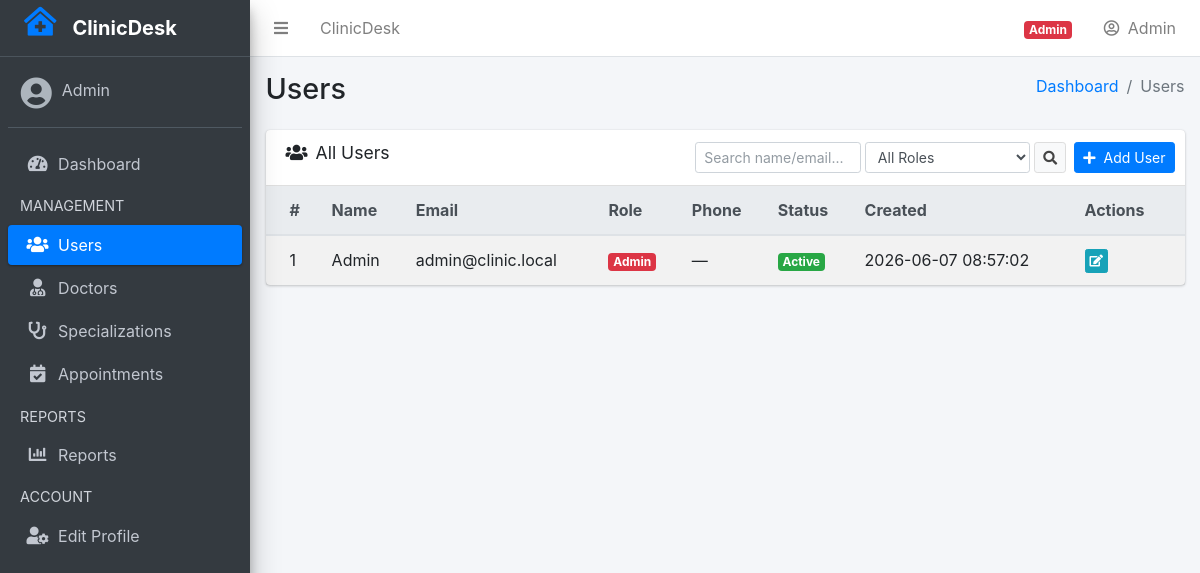
The app's page /index.php?page=users&action=index (signed in) with its own data.
### tables this page shows
CREATE TABLE IF NOT EXISTS users (
    id         INT UNSIGNED AUTO_INCREMENT PRIMARY KEY,
    name       VARCHAR(120)  NOT NULL,
    email      VARCHAR(180)  NOT NULL UNIQUE,
    password   VARCHAR(255)  NOT NULL,
    role       ENUM('admin','doctor','patient') NOT NULL DEFAULT 'patient',
    phone      VARCHAR(20)   DEFAULT NULL,
    avatar     VARCHAR(255)  DEFAULT NULL,
    is_active  TINYINT(1)    NOT NULL DEFAULT 1,
    first_login TINYINT(1)   NOT NULL DEFAULT 1,    
    created_at TIMESTAMP     NOT NULL DEFAULT CURRENT_TIMESTAMP
);

### controllers/UserController.php (called while the page is built, shortened)
<?php
require_once __DIR__ . '/../models/UserModel.php';
$action = $_GET['action'] ?? 'index';
match ($action) {
    'index'           => listUsers(),
    'create'          => showCreate(),
    'store'           => storeUser(),
    'edit'            => showEdit(),
    'update'          => updateUser(),
    'toggle'          => toggleUser(),
    'profile'         => showProfile(),
    'update_profile'  => updateProfile(),
    'change_password' => changePassword(),
    default           => redirect(url('users', 'index')),
};
function listUsers(): void
{
    $userModel   = new UserModel();
    $search      = sanitize($_GET['search'] ?? '');
    $roleFilter  = sanitize($_GET['role']   ?? '');
    $currentPage = max(1, (int)($_GET['p']  ?? 1));
    $total = $userModel->countAll($roleFilter, $search);
    $pager = new Paginator($total, ITEMS_PER_PAGE, $currentPage);
    $users = $userModel->getAllPaginated($pager->offset(), ITEMS_PER_PAGE, $roleFilter, $search);
    require_once __DIR__ . '/../views/users/index.php';
}

### core/helpers.php (called while the page is built, shortened)
<?php
function e(mixed $value): string
{
    return htmlspecialchars((string) $value, ENT_QUOTES, 'UTF-8');
}
function sanitize(string $value): string
{
    return trim(strip_tags($value));
}
function formatDate(string $date): string
{
    $d = DateTime::createFromFormat('Y-m-d', $date);
    return $d ? $d->format('d M Y') : e($date);
}
function url(string $page, string $action = '', array $extra = []): string
{
    $params = array_filter(['page' => $page, 'action' => $action] + $extra);
    return BASE_URL . '/index.php?' . http_build_query($params);
}

### core/Auth.php (called while the page is built, shortened)
<?php
class Auth
{
    public static function currentUser(): ?array
    {
        return $_SESSION['user'] ?? null;
    }
}

### core/Database.php (called while the page is built, shortened)
<?php
class Database
{
    private static ?Database $instance = null;
    private mysqli $conn;
    private function __construct()
    {
        $this->conn = new mysqli(DB_HOST, DB_USER, DB_PASS, DB_NAME);
        $this->conn->set_charset(DB_CHARSET);
    }
    public static function getInstance(): self
    {
        if (self::$instance === null) {
            self::$instance = new self();
        }
        return self::$instance;
    }
    public function query(string $sql, string $types = '', array $params = []): mixed
    {
        $stmt = $this->conn->prepare($sql);
        if ($types !== '' && count($params) > 0) {
            $stmt->bind_param($types, ...$params);
        }
        if (!$stmt->execute()) {
            error_log('Execute failed: ' . $stmt->error . ' | SQL: ' . $sql);
            $stmt->close();
            return false;
        }
        $result = $stmt->get_result();
        return ($result !== false) ? $result : true;
    }
}

### models/BaseModel.php (called while the page is built, shortened)
<?php
require_once __DIR__ . '/../core/Database.php';
abstract class BaseModel
{
    protected Database $db;
    public function __construct()
    {
        $this->db = Database::getInstance();
    }
    protected function execute(string $sql, string $types = '', array $params = []): mixed
    {
        return $this->db->query($sql, $types, $params);
    }
    protected function fetchAll(mixed $result): array
    {
        return $result->fetch_all(MYSQLI_ASSOC);
    }
    protected function fetchOne(mixed $result): ?array
    {
        $row = $result->fetch_assoc();
        return $row ?: null;
    }
}

### models/UserModel.php (called while the page is built, shortened)
<?php
require_once __DIR__ . '/BaseModel.php';
class UserModel extends BaseModel
{
    public function getAllPaginated(int $offset, int $perPage, string $role = '', string $search = ''): array
    {
        $conditions = [];
        $types      = '';
        $params     = [];
        $where = $conditions ? 'WHERE ' . implode(' AND ', $conditions) : '';
        $types .= 'ii';
        $params[] = $perPage;
        $params[] = $offset;
        $result = $this->execute(
            "SELECT id, name, email, role, phone, is_active, created_at
             FROM users $where
             ORDER BY created_at DESC
             LIMIT ? OFFSET ?",
            $types, $params
        );
        return $this->fetchAll($result);
    }
    public function countAll(string $role = '', string $search = ''): int
    {
        $conditions = [];
        $types      = '';
        $params     = [];
        $where  = $conditions ? 'WHERE ' . implode(' AND ', $conditions) : '';
        $result = $this->execute("SELECT COUNT(*) as total FROM users $where", $types, $params);
        $row    = $this->fetchOne($result);
        return (int) ($row['total'] ?? 0);
    }
}

### core/Paginator.php (called while the page is built, shortened)
<?php
class Paginator
{
    private int $totalItems;
    private int $perPage;
    private int $currentPage;
    public function __construct(int $totalItems, int $perPage, int $currentPage)
    {
        $this->totalItems  = max(0, $totalItems);
        $this->perPage     = max(1, $perPage);
        $this->currentPage = max(1, $currentPage);
    }
    public function offset(): int
    {
        return ($this->currentPage - 1) * $this->perPage;
    }
    public function totalPages(): int
    {
        return (int) ceil($this->totalItems / $this->perPage);
    }
}

### views/users/index.php (the view, shortened to what this page needs)
<?php
require_once __DIR__ . '/../../core/Auth.php';
require_once __DIR__ . '/../partials/header.php';
require_once __DIR__ . '/../partials/navbar.php';
require_once __DIR__ . '/../partials/sidebar.php';
?>
<div class="content-wrapper">
  <div class="content-header">
    <div class="container-fluid">
      <div class="row mb-2">
        <div class="col-sm-6"><h1 class="m-0">Users</h1></div>
        <div class="col-sm-6">
          <ol class="breadcrumb float-sm-right">
            <li class="breadcrumb-item"><a href="<?= url('dashboard') ?>">Dashboard</a></li>
            <li class="breadcrumb-item active">Users</li>
          </ol>
        </div>
      </div>
    </div>
  </div>
  <section class="content">
    <div class="container-fluid">
      <div class="card">
        <div class="card-header">
          <h3 class="card-title"><i class="fas fa-users mr-2"></i>All Users</h3>
          <div class="card-tools d-flex">
            <form method="GET" action="<?= url('users','index') ?>" class="d-flex mr-2">
              <input type="text" name="search" class="form-control form-control-sm mr-1"
                     placeholder="Search name/email..." value="<?= e($search ?? '') ?>">
              <select name="role" class="form-control form-control-sm mr-1">
                <option value="">All Roles</option>
              </select>
              <button type="submit" class="btn btn-sm btn-default">
                <i class="fas fa-search"></i>
              </button>
            </form>
            <a href="<?= url('users','create') ?>" class="btn btn-sm btn-primary">
              <i class="fas fa-plus mr-1"></i> Add User
            </a>
          </div>
        </div>
        <div class="card-body p-0">
          <table class="table table-striped table-hover mb-0">
            <thead class="thead-light">
              <tr>
                <th>#</th><th>Name</th><th>Email</th><th>Role</th>
                <th>Phone</th><th>Status</th><th>Created</th><th>Actions</th>
              </tr>
            </thead>
            <tbody>
              <?php if (empty($users)): ?>
              <tr><td colspan="8" class="text-center text-muted py-4">No users found.</td></tr>
              <?php else: ?>
              <?php foreach ($users as $u): ?>
              <tr>
                <td><?= (int)$u['id'] ?></td>
                <td><?= e($u['name']) ?></td>
                <td><?= e($u['email']) ?></td>
                <td>
                  <span class="badge badge-<?= match($u['role']){
                    'admin'=>'danger','doctor'=>'info',default=>'success'} ?>">
                    <?= ucfirst(e($u['role'])) ?>
                  </span>
                </td>
                <td><?= e($u['phone'] ?? '—') ?></td>
                <td>
                  <?php if ($u['is_active']): ?>
                    <span class="badge badge-success">Active</span>
                  <?php else: ?>
                    <span class="badge badge-secondary">Suspended</span>
                  <?php endif; ?>
                </td>
                <td><?= formatDate($u['created_at']) ?></td>
                <td>
                  <a href="<?= url('users','edit') ?>&id=<?= (int)$u['id'] ?>"
                     class="btn btn-xs btn-info" title="Edit">
                    <i class="fas fa-edit"></i>
                  </a>
                </td>
              </tr>
              <?php endforeach; ?>
              <?php endif; ?>
            </tbody>
          </table>
        </div>
      </div>
    </div>
  </section>
</div>
<?php require_once __DIR__ . '/../partials/footer.php'; ?>

### views/partials/navbar.php (shortened to what this page needs)
<?php
$currentUser = Auth::currentUser();
?>
<nav class="main-header navbar navbar-expand navbar-white navbar-light">
  <ul class="navbar-nav">
    <li class="nav-item">
      <a class="nav-link" data-widget="pushmenu" href="#" role="button">
        <i class="fas fa-bars"></i>
      </a>
    </li>
    <li class="nav-item d-none d-sm-inline-block">
      <a href="<?= url('dashboard') ?>" class="nav-link"><?= APP_NAME ?></a>
    </li>
  </ul>
  <ul class="navbar-nav ml-auto">
    <li class="nav-item d-none d-sm-inline-block">
      <span class="nav-link">
        <?php
          $roleColor = match($currentUser['role']) {
            'admin'   => 'danger',
            'doctor'  => 'info',
            'patient' => 'success',
            default   => 'secondary',
          };
        ?>
        <span class="badge badge-<?= $roleColor ?>">
          <?= ucfirst(e($currentUser['role'])) ?>
        </span>
      </span>
    </li>
    <li class="nav-item dropdown">
      <a class="nav-link" data-toggle="dropdown" href="#">
        <i class="far fa-user-circle"></i>
        <span class="ml-1"><?= e($currentUser['name']) ?></span>
      </a>
    </li>
  </ul>
</nav>

### views/partials/sidebar.php (shortened to what this page needs)
<?php
$currentUser = Auth::currentUser();
$role        = $currentUser['role'];
function isActive(string $page, string $action = ''): string {
    $currentPage   = $_GET['page']   ?? 'dashboard';
    $currentAction = $_GET['action'] ?? 'index';
    if ($action === '') {
        return $currentPage === $page ? 'active' : '';
    }
    return ($currentPage === $page && $currentAction === $action) ? 'active' : '';
}
?>
<aside class="main-sidebar sidebar-dark-primary elevation-4">
  <a href="<?= url('dashboard') ?>" class="brand-link">
    <i class="fas fa-clinic-medical brand-image ml-3" style="font-size:1.8rem;color:#007bff;"></i>
    <span class="brand-text font-weight-bold ml-2"><?= APP_NAME ?></span>
  </a>
  <div class="sidebar">
    <div class="user-panel mt-3 pb-3 mb-3 d-flex">
      <div class="image">
        <i class="fas fa-user-circle fa-2x" style="color:#adb5bd;margin-top:4px;"></i>
      </div>
      <div class="info">
        <a href="<?= url('users', 'profile') ?>" class="d-block text-truncate" style="max-width:140px;">
          <?= e($currentUser['name']) ?>
        </a>
      </div>
    </div>
    <nav class="mt-2">
      <ul class="nav nav-pills nav-sidebar flex-column" data-widget="treeview" role="menu">
        <li class="nav-item">
          <a href="<?= url('dashboard') ?>" class="nav-link <?= isActive('dashboard') ?>">
            <i class="nav-icon fas fa-tachometer-alt"></i>
            <p>Dashboard</p>
          </a>
        </li>
        <?php if ($role === 'admin'): ?>
        <li class="nav-header">MANAGEMENT</li>
        <li class="nav-item">
          <a href="<?= url('users', 'index') ?>" class="nav-link <?= isActive('users') ?>">
            <i class="nav-icon fas fa-users"></i>
            <p>Users</p>
          </a>
        </li>
        <li class="nav-item">
          <a href="<?= url('doctors', 'index') ?>" class="nav-link <?= isActive('doctors') ?>">
            <i class="nav-icon fas fa-user-md"></i>
            <p>Doctors</p>
          </a>
        </li>
        <li class="nav-item">
          <a href="<?= url('doctors', 'specializations') ?>" class="nav-link <?= isActive('doctors', 'specializations') ?>">
            <i class="nav-icon fas fa-stethoscope"></i>
            <p>Specializations</p>
          </a>
        </li>
        <li class="nav-item">
          <a href="<?= url('appointments', 'index') ?>" class="nav-link <?= isActive('appointments') ?>">
            <i class="nav-icon fas fa-calendar-check"></i>
            <p>Appointments</p>
          </a>
        </li>
        <li class="nav-header">REPORTS</li>
        <li class="nav-item">
          <a href="<?= url('reports', 'index') ?>" class="nav-link <?= isActive('reports') ?>">
            <i class="nav-icon fas fa-chart-bar"></i>
            <p>Reports</p>
          </a>
        </li>
        <?php endif; ?>
        <li class="nav-header">ACCOUNT</li>
        <li class="nav-item">
          <a href="<?= url('users', 'profile') ?>" class="nav-link <?= isActive('users', 'profile') ?>">
            <i class="nav-icon fas fa-user-cog"></i>
            <p>Edit Profile</p>
          </a>
        </li>
      </ul>
    </nav>
  </div>
</aside>

### records on screen
users: role "Admin", name "Admin", id "1", email "admin@clinic.local", phone "—", is_active "Active", created_at "2026-06-07 08:57:02"

### other values on screen
APP_NAME "ClinicDesk"
